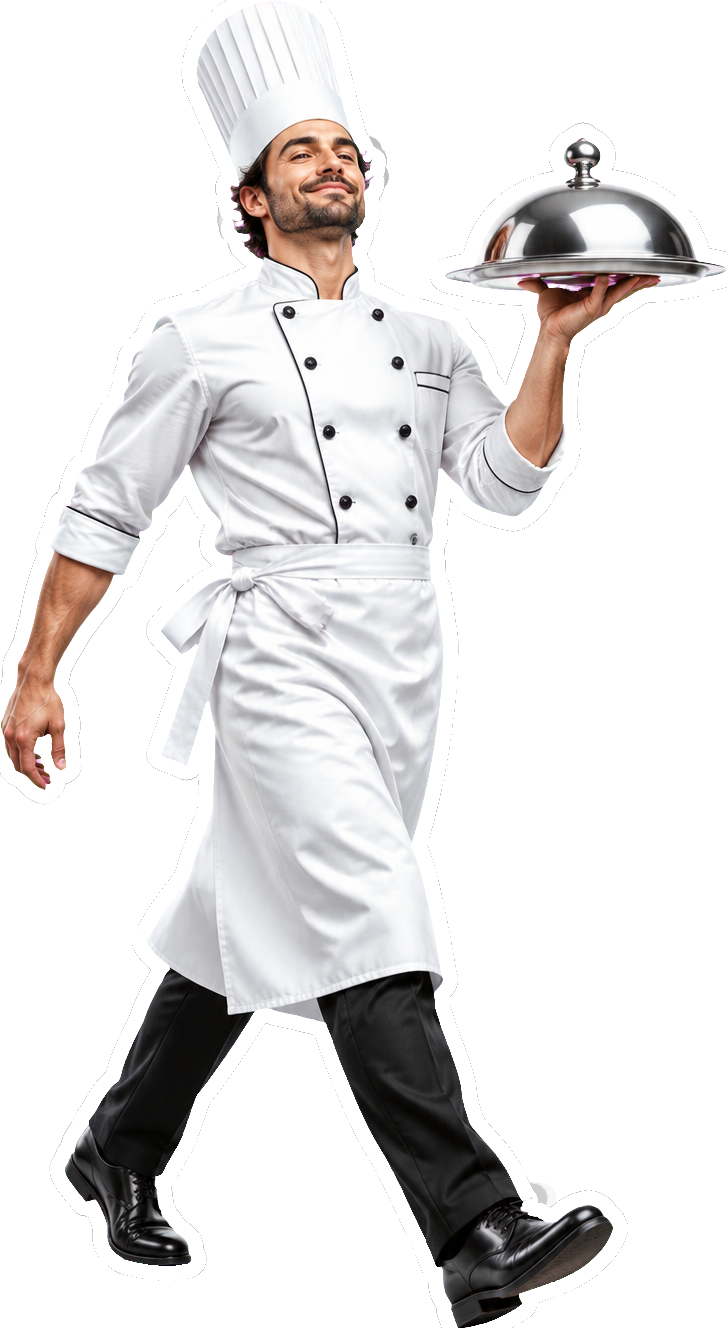
#> input picture workflows/video/gen/runs/michelin_gen/assets_gen/out/chef_sticker.png, 727 x 1328 px
$ python -i build.py   (imports and definitions only)
#> lines starting #> are read from the running program, lines starting #| are printed output that depends on the picture; after the words box and inside, x2 and y2 are one past the last pixel; in counts of white or black regions, pixels touching at a corner belong together
#> further down, picture is the input picture: PIL image 727x1328 RGBA; mean R, G, B, A 85.4, 83.5, 83.3, 113.2
"""Michelin reel from the Generation Effect group (gen): the 19 scenes, exact windows, original order. Per scene:
extract.aep_template apply (texts from slots.json, accent red, ease quad_out, third-party imagery -> neutral), then a Kaggle manifest.
usage: python3 gen/runs/michelin_gen/build.py [preview|final]   -> work/manifest.json for kgl.render_multi"""
import json, os, re, subprocess, sys, glob
HERE = os.path.dirname(os.path.abspath(__file__)); VID = os.path.abspath(os.path.join(HERE, '..', '..', '..')); sys.path.insert(0, VID)
# [1 line not run here, left out]
TPL = '/home/user/tpl/lib/gen'; ASSETS = os.path.join(VID, 'library', 'assets'); BLANK = os.path.join(ASSETS, 'blank.png')
LED = f'{TPL}/assets/led.jpg'   # neutral grey gradient, stands in for photos/wallpapers
# [1 line that did not run here, left out]
# third-party marks, mascots, people, platform UI: swapped for neutral assets (brand care). Matched on footage name.
# bands=[[45, 320]]: greens, cyans, blues, purples -> the red accent; yellow/orange stay (user: 'make it red coloured')
NEW = os.path.join(HERE, 'assets_gen', 'out')   # Higgsfield-generated / made assets, in the exact slots the original animates (user 2026-11-25: no og assets, never blank)
SWAP = {'1181': 'chef_sticker.png', '1116': 'broll_chef.mp4', '1120': 'tyre_icon.png', '493': 'phone_black.png', '1429': 'broll_road.mp4', '126': 'avatar.png',
        '1899': 'avatar.png', '120': 'ui_profile.jpg', '1895': 'ui_post.jpg', '1971': 'tick_red.jpg', '573': 'badge_tyre.png', '553': 'badge_book.png',
        '2320': 'sticker_book.png', '824': 'desktop_icons.png', '718': 'wallpaper.png', '396': 'sticker_toque.png', '365': 'sticker_tyre.png'}
SWAP = {k: os.path.join(NEW, v) if v != 'wallpaper.png' else os.path.join(HERE, 'assets_gen', 'wallpaper.png') for k, v in SWAP.items()}
BRAND = re.compile(r'iphone|micheal jordan|saquon|nike|whatsapp|vecteezy|instagram|earnera|IMG_0264|Untitled design|icons\.png|blue tick|^e7650458|d81203|windows xp|clippy', re.I)
OUT = sys.argv[1] if len(sys.argv) > 1 else 'preview'
EXTRA = '--samples 1 --preview 540' if OUT == 'preview' else '--samples 4'
from PIL import Image, ImageSequence
import numpy as np
# [1 line not run here, left out]
def to_red(im):   # greens/cyans/blues/purples (hue 75-320, saturation > 0.25) -> red hue; lightness, saturation, alpha kept
    a = im.convert('RGBA'); hsv = np.array(a.convert('RGB').convert('HSV')); h = hsv[..., 0].astype(float) * 360 / 255
#> after `h = hsv[..., 0].astype(float) * 360 / 255`:
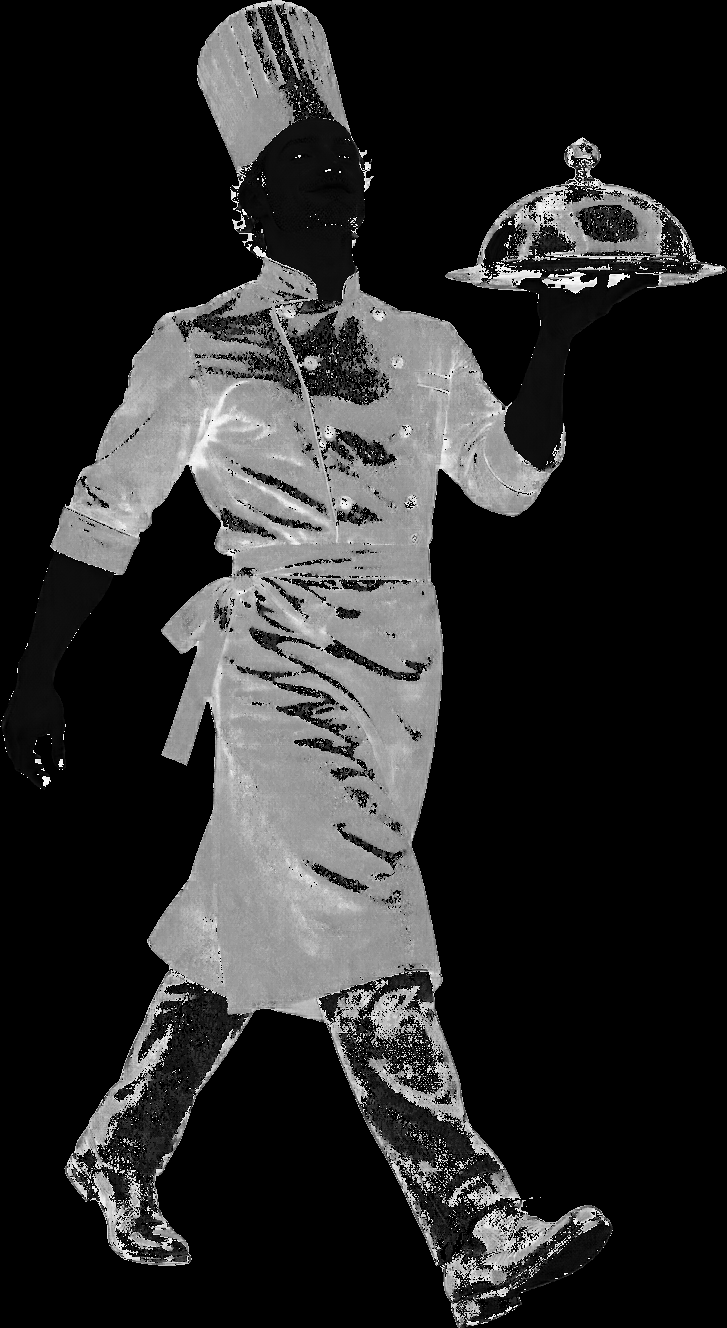
#> h: shape (1328, 727) float64; min 0, max 358.6, mean 58.5; drawn with min black and max white
    m = (hsv[..., 1] > 64) & (h >= 45) & (h <= 320); hsv[..., 0][m] = 251
#> after `m = (hsv[..., 1] > 64) & (h >= 45) & (h <= 320)`:
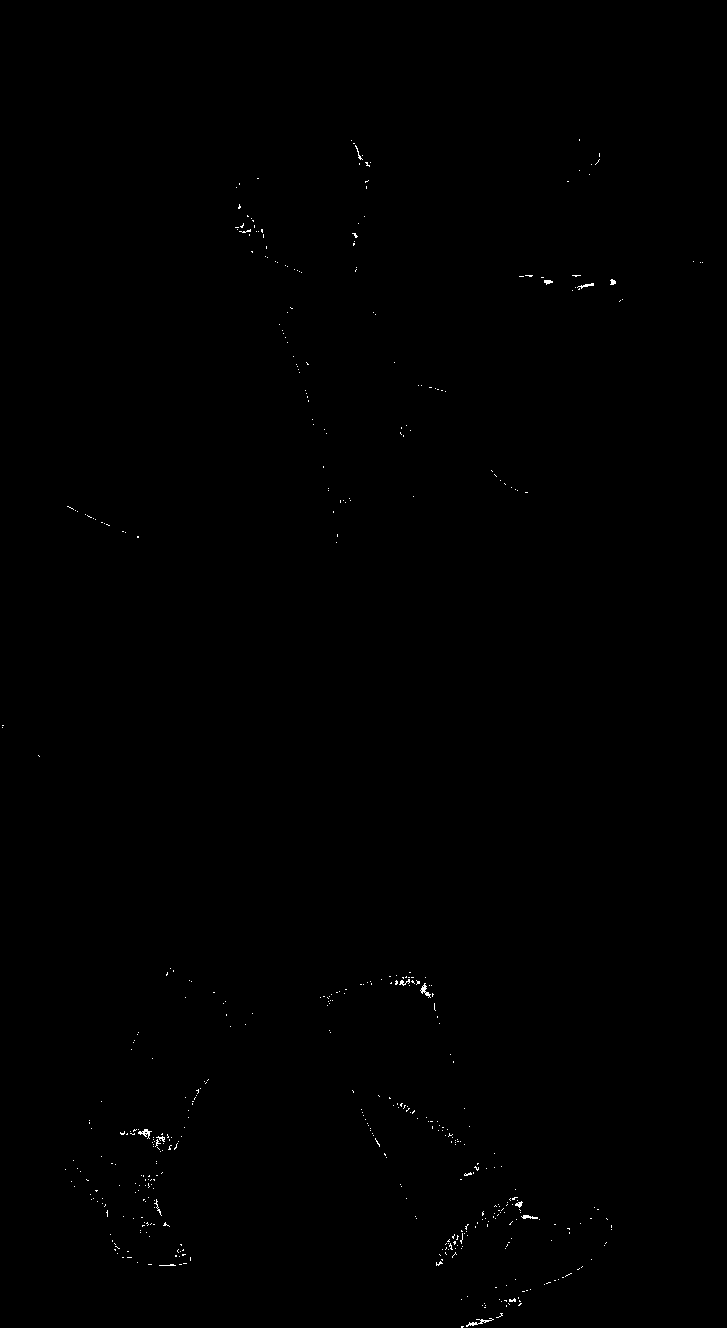
#> m: shape (1328, 727) bool; 0.17% white in thin lines or dots, all inside (x1, y1, x2, y2) = (2, 139, 703, 1328)
#> after `hsv[..., 0][m] = 251`:
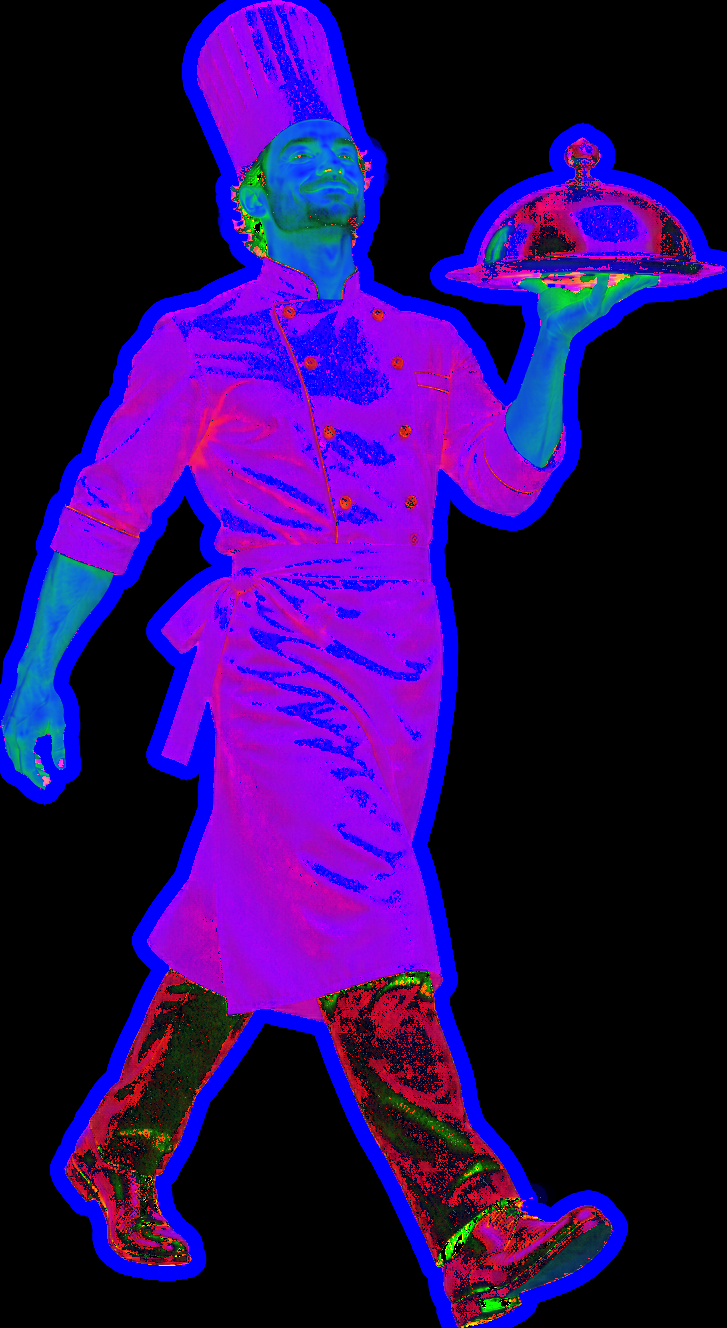
#> hsv: shape (1328, 727, 3); mean R, G, B 41.7, 7.8, 86.4
    out = Image.fromarray(hsv, 'HSV').convert('RGB').convert('RGBA'); out.putalpha(a.getchannel('A')); return out
#> after `out = Image.fromarray(hsv, 'HSV').convert('RGB').convert('RGBA')`:
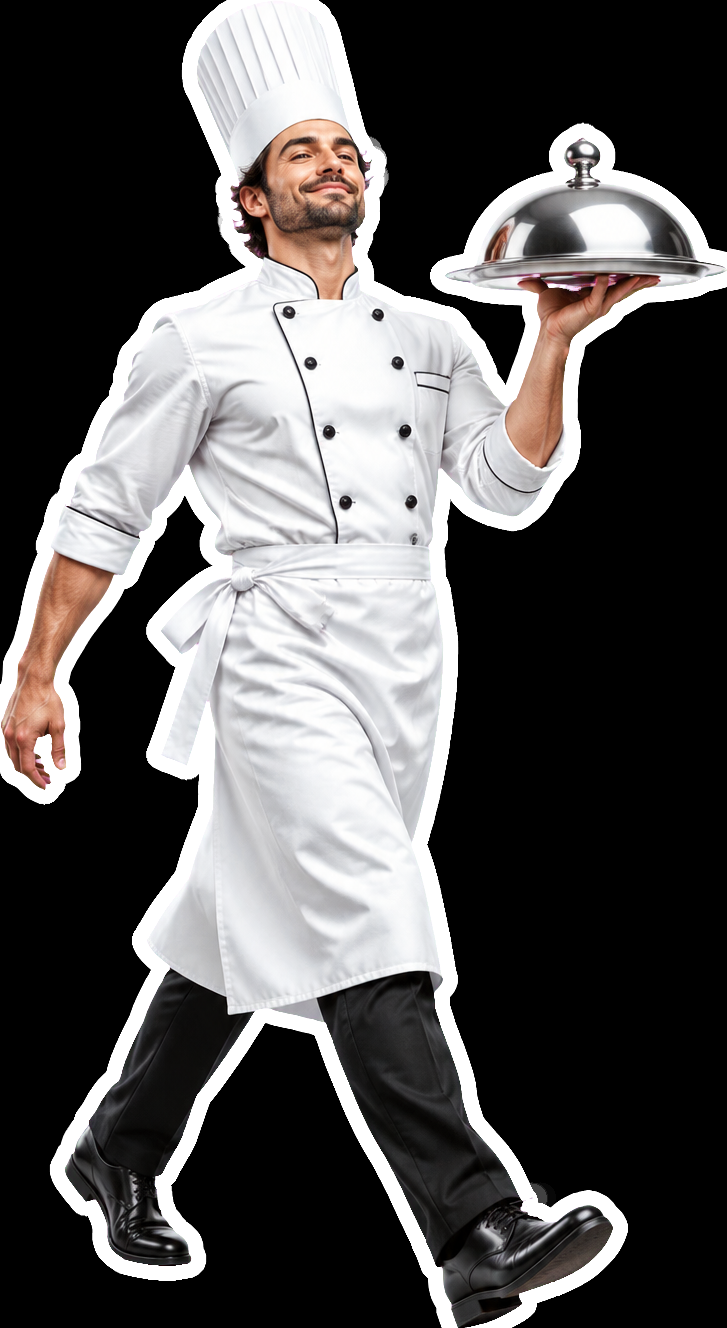
#> out: PIL image 727x1328 RGBA; mean R, G, B, A 85.5, 83.5, 83.3, 255
# [33 lines left out: functions red_copy, inband, wallpaper_inject, _flat, not called in this run]
def _layers(d, comp, pred):
    return [l for c in d['comps'] if c['name'] == comp for l in c['layers'] if pred(l)]
def _scale(l, f):      # multiply x/y scale (static values only)
    q = _flat(l['props']).get('Transform/Scale'); assert q is not None and not q.get('k'), 'animated scale'; v = q['v']; q['v'] = [v[0] * f, v[1] * f] + list(v[2:])
def _set(l, key, val):
    q = _flat(l['props'])[key]; assert not q.get('k'), key + ' is animated'; q['v'] = val
def _shadow(dist, soft, op, direction):
    c = lambda n, m, v, syn=False: dict(n=n, m=f'ADBE Drop Shadow-{m}', v=v, **({'syn': True} if syn else {}))
    return dict(n='Drop Shadow', m='ADBE Drop Shadow', c=[c('Shadow Color', '0001', [0.0, 0.0, 0.0, 1.0], True), c('Opacity', '0002', op, True), c('Direction', '0003', direction), c('Distance', '0004', dist), c('Softness', '0005', soft), c('Shadow Only', '0006', 0, True)])
# [27 lines left out: function edits_r10, not called in this run]
EDITED = {1, 2, 4, 5, 8, 13, 15, 19}
# [29 lines not run here, left out]

>>> from PIL import Image
>>> picture = Image.open('assets_gen/out/chef_sticker.png')
>>> result = to_red(picture)

$ run again, on workflows/video/gen/runs/michelin_gen/assets_gen/out/sticker_cutlery.png
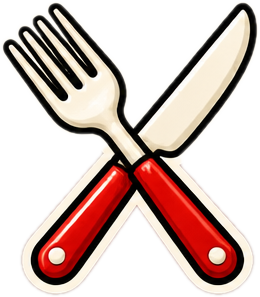
#> input picture workflows/video/gen/runs/michelin_gen/assets_gen/out/sticker_cutlery.png, 260 x 297 px
#> picture is the input picture: PIL image 260x297 RGBA; mean R, G, B, A 176, 146.1, 133.8, 123.8
#> in to_red, `m = (hsv[..., 1] > 64) & (h >= 45) & (h <= 320)`:
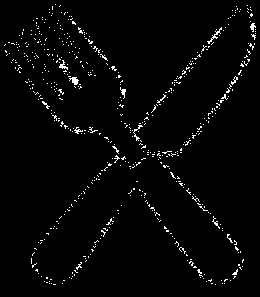
#> m: shape (297, 260) bool; 2.5% white in thin lines or dots
#> in to_red, `out = Image.fromarray(hsv, 'HSV').convert('RGB').convert('RGBA')`:
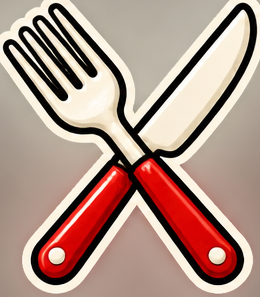
#> out: PIL image 260x297 RGBA; mean R, G, B, A 176, 145.8, 134.1, 255
